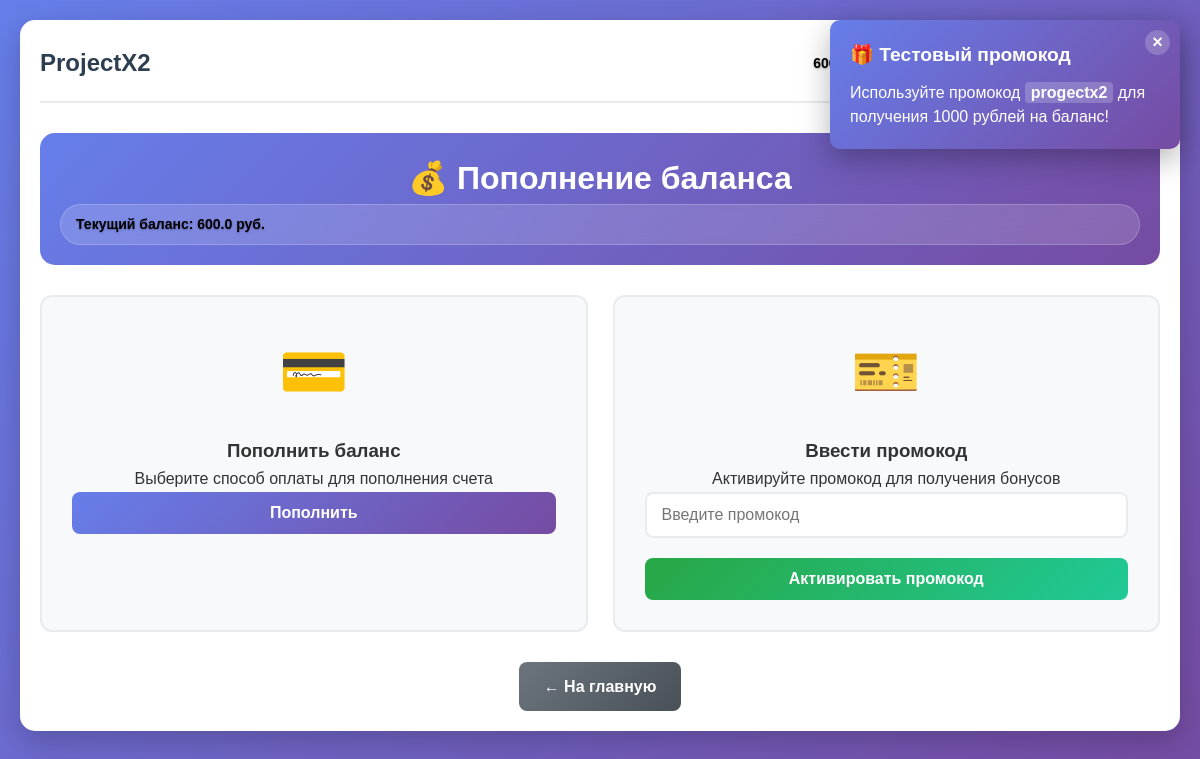
The app's page /add-balance (signed in), older data.
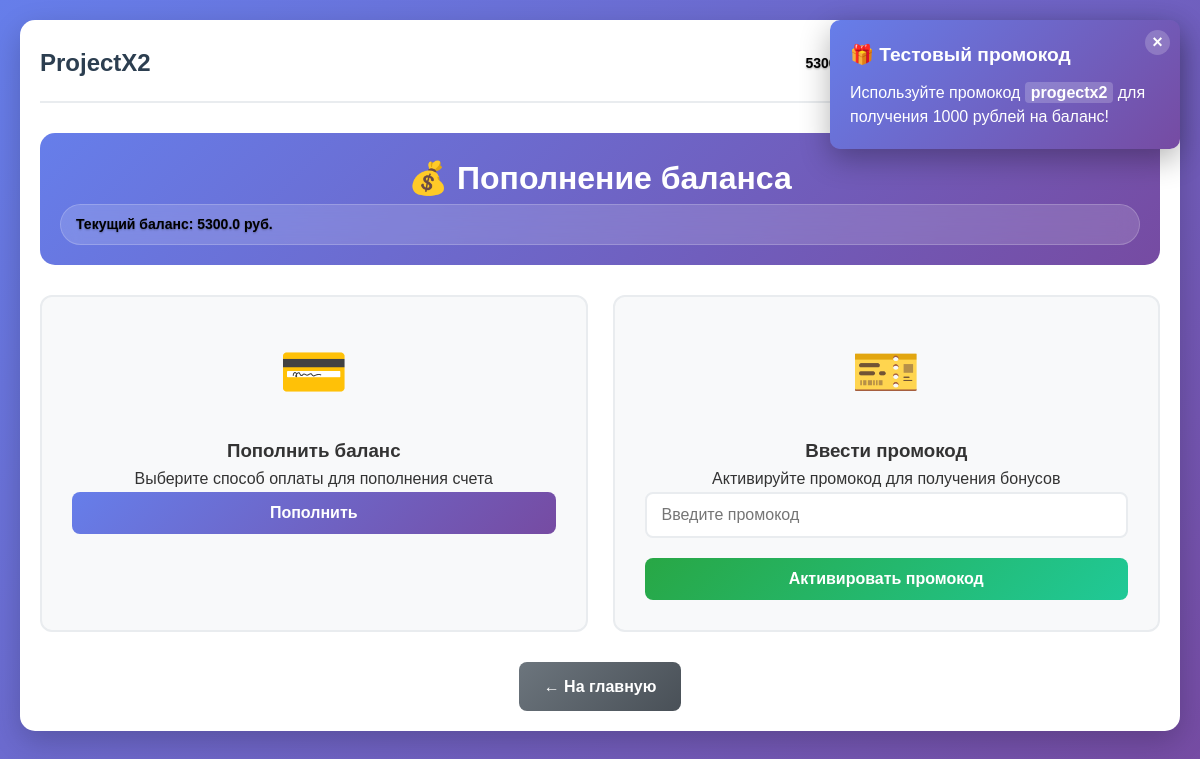
The same page, newer data.
### app.py (models this page shows, shortened)
class User(UserMixin, db.Model):
    __tablename__ = 'users'
    id = db.Column(db.Integer, primary_key=True)
    username = db.Column(db.String(64), unique=True, nullable=False)
    email = db.Column(db.String(120), unique=True, nullable=False)
    password_hash = db.Column(db.String(256), nullable=False)
    role = db.Column(db.String(20), nullable=False)
    created_at = db.Column(db.DateTime, default=datetime.utcnow)
    is_active = db.Column(db.Boolean, default=True)
    services = db.relationship('UserService', backref='user', lazy=True)
    balance = db.Column(db.Float, default=0.0)  # Баланс для клиентов

### app.py (the view)
@app.route('/add-balance')
@login_required
def add_balance_page():
    if current_user.role != 'client':
        flash('Эта страница доступна только клиентам', 'error')
        return redirect(url_for('index'))
    promo_used = UsedPromoCode.query.filter_by(
        user_id=current_user.id,
        promo_code='progectx2'
    ).first() is not None
    return render_template('add_balance.html', promo_used=promo_used)

### app.py (called while the page is built)
@login_manager.user_loader
def load_user(user_id):
    return db.session.get(User, int(user_id))

@app.before_request
def check_user_active():
    if current_user.is_authenticated and not current_user.is_active:
        logout_user()
        flash('Ваш аккаунт заблокирован. Обратитесь к администратору.', 'error')
        return redirect(url_for('login'))

### templates/add_balance.html (shortened to what this page needs)
{% extends "base.html" %}
{% block content %}
<div class="admin-container">
    <div class="admin-header">
        <h2>💰 Пополнение баланса</h2>
        <div class="balance-info">
            <span class="balance-amount">Текущий баланс: {{ current_user.balance }} руб.</span>
        </div>
    </div>
    {% if not promo_used %}
    <div class="promo-notification" id="promoNotification">
        <div class="promo-notification-content">
            <span class="promo-notification-close" onclick="closePromoNotification()">×</span>
            <h4>🎁 Тестовый промокод</h4>
            <p>Используйте промокод <strong>progectx2</strong> для получения 1000 рублей на баланс!</p>
        </div>
    </div>
    {% endif %}
    <div class="payment-methods">
        <div class="payment-card">
            <div class="payment-icon">💳</div>
            <h3>Пополнить баланс</h3>
            <p>Выберите способ оплаты для пополнения счета</p>
            <button class="btn btn-primary btn-full" onclick="showDevelopmentMessage()">
                Пополнить
            </button>
        </div>
        <div class="payment-card">
            <div class="payment-icon">🎫</div>
            <h3>Ввести промокод</h3>
            <p>Активируйте промокод для получения бонусов</p>
            <form method="POST" action="{{ url_for('apply_promo') }}" class="auth-form">
                <div class="form-group">
                    <input type="text" name="promo_code" class="form-input"
                           placeholder="Введите промокод" required>
                </div>
                <button type="submit" class="btn btn-success btn-full">
                    Активировать промокод
                </button>
            </form>
        </div>
    </div>
    <div class="admin-actions" style="margin-top: 30px;">
        <a href="{{ url_for('index') }}" class="btn btn-secondary">← На главную</a>
    </div>
</div>
{% endblock %}

### templates/base.html (shortened to what this page needs)
<!DOCTYPE html>
<html lang="ru">
<head>
    <link rel="stylesheet" href="{{ url_for('static', filename='css/style.css') }}">
</head>
<body>
    <div class="container">
        <nav class="navbar">
            <h1><a href="/" class="nav-logo">ProjectX2</a></h1>
            <div class="nav-links">
                {% if current_user.is_authenticated %}
                    {% if current_user.role == 'client' %}
                    <div class="balance-info">
                        <span class="balance-amount"> {{ current_user.balance }} руб.</span>
                        <a href="{{ url_for('add_balance_page') }}" class="balance-btn">+</a>
                    </div>
                    {% endif %}
                    <a href="/profile" class="nav-link">👤 {{ current_user.username }}</a>
                    <a href="/logout" class="nav-link">Выйти</a>
                {% else %}
                    <a href="/login" class="nav-link">Войти</a>
                    <a href="/register" class="nav-link">Регистрация</a>
                {% endif %}
            </div>
        </nav>
        <main>
            {% block content %}{% endblock %}
        </main>
    </div>
</body>
</html>

Row changes from the older to the newer data that the page shows:
changed User "Стеша": balance "600.0" → "5300.0"
